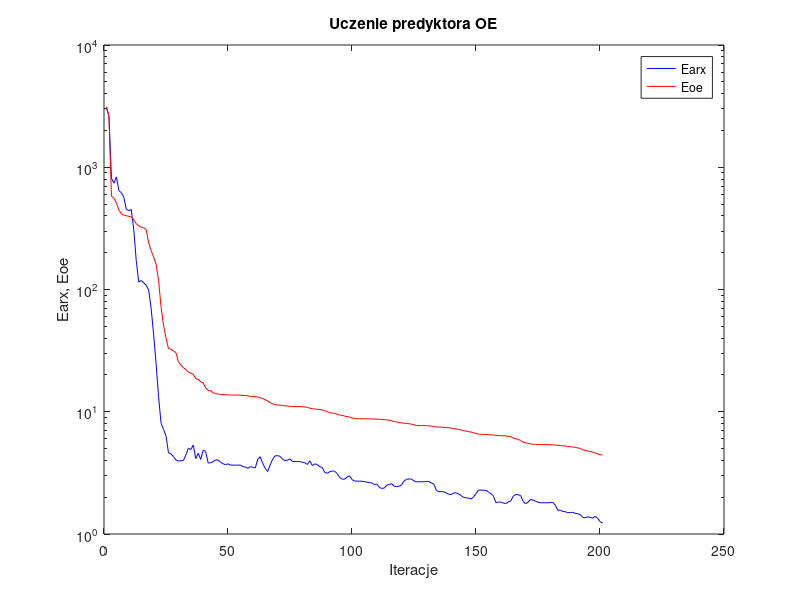
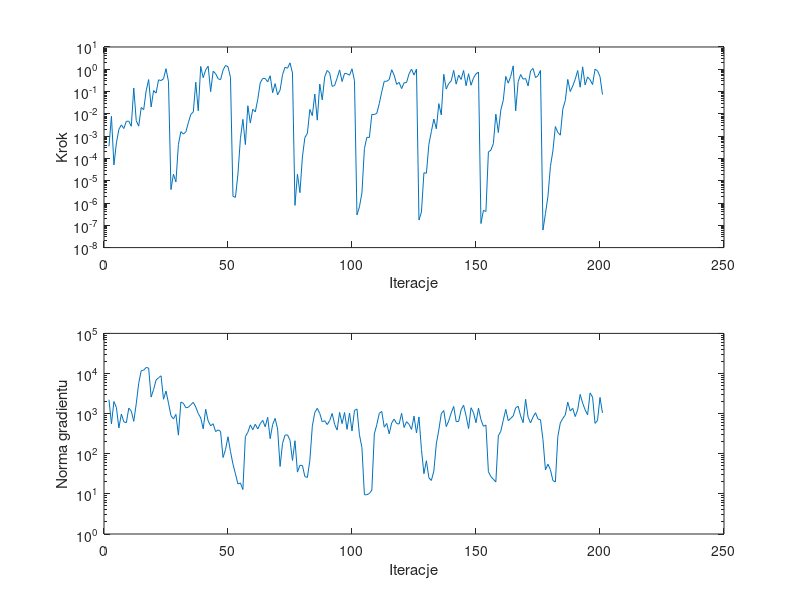

Recreate these plots in MATLAB, in order.
%uczenie predyktora oe
clear all;
n=0; farx(n+1)=3.061001e+003; foe(n+1)=3.136466e+003; wspucz(n+1)=0.000000e+000; ng(n+1)=0.000000e+000;
%odnowa zmiennej metryki
n=1; farx(n+1)=2.629510e+003; foe(n+1)=2.592339e+003; krok(n+1)=3.467612e-004; ng(n+1)=2.225903e+003;
n=2; farx(n+1)=8.126333e+002; foe(n+1)=5.803276e+002; krok(n+1)=7.815763e-003; ng(n+1)=5.540372e+002;
n=3; farx(n+1)=7.410411e+002; foe(n+1)=5.573656e+002; krok(n+1)=5.092656e-005; ng(n+1)=2.004356e+003;
n=4; farx(n+1)=8.340465e+002; foe(n+1)=5.095022e+002; krok(n+1)=5.005982e-004; ng(n+1)=1.423334e+003;
n=5; farx(n+1)=6.442806e+002; foe(n+1)=4.467296e+002; krok(n+1)=2.005784e-003; ng(n+1)=4.405643e+002;
n=6; farx(n+1)=6.191040e+002; foe(n+1)=4.162949e+002; krok(n+1)=3.207202e-003; ng(n+1)=9.781616e+002;
n=7; farx(n+1)=5.676583e+002; foe(n+1)=4.060511e+002; krok(n+1)=2.199930e-003; ng(n+1)=6.240462e+002;
n=8; farx(n+1)=4.533702e+002; foe(n+1)=4.014390e+002; krok(n+1)=4.620452e-003; ng(n+1)=5.943141e+002;
n=9; farx(n+1)=4.419080e+002; foe(n+1)=3.963875e+002; krok(n+1)=4.714228e-003; ng(n+1)=1.371831e+003;
n=10; farx(n+1)=4.511788e+002; foe(n+1)=3.924388e+002; krok(n+1)=2.774090e-003; ng(n+1)=1.152681e+003;
n=11; farx(n+1)=3.087480e+002; foe(n+1)=3.713818e+002; krok(n+1)=1.447238e-001; ng(n+1)=6.441646e+002;
n=12; farx(n+1)=1.727658e+002; foe(n+1)=3.450642e+002; krok(n+1)=4.926484e-003; ng(n+1)=1.758273e+003;
n=13; farx(n+1)=1.150360e+002; foe(n+1)=3.326358e+002; krok(n+1)=2.804195e-003; ng(n+1)=5.747190e+003;
n=14; farx(n+1)=1.184914e+002; foe(n+1)=3.223618e+002; krok(n+1)=1.927372e-002; ng(n+1)=1.176039e+004;
n=15; farx(n+1)=1.134893e+002; foe(n+1)=3.194789e+002; krok(n+1)=1.538463e-002; ng(n+1)=1.212545e+004;
n=16; farx(n+1)=1.086342e+002; foe(n+1)=3.104116e+002; krok(n+1)=1.082372e-001; ng(n+1)=1.413966e+004;
n=17; farx(n+1)=9.893489e+001; foe(n+1)=2.405996e+002; krok(n+1)=3.446734e-001; ng(n+1)=1.365508e+004;
n=18; farx(n+1)=7.029986e+001; foe(n+1)=2.083887e+002; krok(n+1)=2.049366e-002; ng(n+1)=2.583949e+003;
n=19; farx(n+1)=4.312380e+001; foe(n+1)=1.843995e+002; krok(n+1)=1.119739e-001; ng(n+1)=4.009057e+003;
n=20; farx(n+1)=2.473074e+001; foe(n+1)=1.611011e+002; krok(n+1)=8.485128e-002; ng(n+1)=6.884135e+003;
n=21; farx(n+1)=1.331289e+001; foe(n+1)=1.188234e+002; krok(n+1)=3.354651e-001; ng(n+1)=7.855055e+003;
n=22; farx(n+1)=8.076470e+000; foe(n+1)=7.226353e+001; krok(n+1)=3.112246e-001; ng(n+1)=8.762905e+003;
n=23; farx(n+1)=7.162104e+000; foe(n+1)=5.112129e+001; krok(n+1)=3.749470e-001; ng(n+1)=2.284664e+003;
n=24; farx(n+1)=6.359166e+000; foe(n+1)=4.012989e+001; krok(n+1)=1.062525e+000; ng(n+1)=3.663721e+003;
n=25; farx(n+1)=4.618657e+000; foe(n+1)=3.282791e+001; krok(n+1)=2.846355e-001; ng(n+1)=1.831456e+003;
%odnowa zmiennej metryki
n=26; farx(n+1)=4.525587e+000; foe(n+1)=3.254004e+001; krok(n+1)=4.006011e-006; ng(n+1)=8.925289e+002;
n=27; farx(n+1)=4.297687e+000; foe(n+1)=3.136294e+001; krok(n+1)=1.977673e-005; ng(n+1)=7.355185e+002;
n=28; farx(n+1)=4.036572e+000; foe(n+1)=3.046023e+001; krok(n+1)=8.818566e-006; ng(n+1)=9.620527e+002;
n=29; farx(n+1)=3.948380e+000; foe(n+1)=2.567033e+001; krok(n+1)=4.228014e-004; ng(n+1)=2.910454e+002;
n=30; farx(n+1)=3.974188e+000; foe(n+1)=2.410031e+001; krok(n+1)=1.597633e-003; ng(n+1)=1.949062e+003;
n=31; farx(n+1)=3.990142e+000; foe(n+1)=2.298757e+001; krok(n+1)=1.237443e-003; ng(n+1)=1.812441e+003;
n=32; farx(n+1)=4.416590e+000; foe(n+1)=2.211178e+001; krok(n+1)=1.563831e-003; ng(n+1)=1.400503e+003;
n=33; farx(n+1)=5.027737e+000; foe(n+1)=2.111954e+001; krok(n+1)=3.990929e-003; ng(n+1)=1.437846e+003;
n=34; farx(n+1)=4.908507e+000; foe(n+1)=2.070387e+001; krok(n+1)=9.473853e-003; ng(n+1)=1.662291e+003;
n=35; farx(n+1)=5.335680e+000; foe(n+1)=2.029776e+001; krok(n+1)=1.208515e-002; ng(n+1)=1.912775e+003;
n=36; farx(n+1)=4.138388e+000; foe(n+1)=1.858257e+001; krok(n+1)=2.635881e-001; ng(n+1)=1.460828e+003;
n=37; farx(n+1)=4.578857e+000; foe(n+1)=1.846687e+001; krok(n+1)=1.378623e-002; ng(n+1)=1.009176e+003;
n=38; farx(n+1)=4.076178e+000; foe(n+1)=1.758182e+001; krok(n+1)=1.342163e+000; ng(n+1)=7.817088e+002;
n=39; farx(n+1)=4.849379e+000; foe(n+1)=1.724125e+001; krok(n+1)=4.206609e-001; ng(n+1)=4.201264e+002;
n=40; farx(n+1)=4.725306e+000; foe(n+1)=1.567263e+001; krok(n+1)=9.372047e-001; ng(n+1)=1.286279e+003;
n=41; farx(n+1)=3.805102e+000; foe(n+1)=1.495893e+001; krok(n+1)=1.377726e+000; ng(n+1)=6.582579e+002;
n=42; farx(n+1)=3.822327e+000; foe(n+1)=1.486933e+001; krok(n+1)=9.907791e-002; ng(n+1)=4.955109e+002;
n=43; farx(n+1)=3.911015e+000; foe(n+1)=1.427711e+001; krok(n+1)=8.131859e-001; ng(n+1)=5.606810e+002;
n=44; farx(n+1)=4.039842e+000; foe(n+1)=1.407958e+001; krok(n+1)=6.361450e-001; ng(n+1)=3.562035e+002;
n=45; farx(n+1)=4.034244e+000; foe(n+1)=1.395812e+001; krok(n+1)=3.785765e-001; ng(n+1)=3.951426e+002;
n=46; farx(n+1)=3.863072e+000; foe(n+1)=1.385795e+001; krok(n+1)=3.404866e-001; ng(n+1)=3.605253e+002;
n=47; farx(n+1)=3.755552e+000; foe(n+1)=1.382336e+001; krok(n+1)=9.112329e-001; ng(n+1)=8.067623e+001;
n=48; farx(n+1)=3.687649e+000; foe(n+1)=1.376557e+001; krok(n+1)=1.484568e+000; ng(n+1)=1.267533e+002;
n=49; farx(n+1)=3.752384e+000; foe(n+1)=1.372893e+001; krok(n+1)=1.304892e+000; ng(n+1)=2.651740e+002;
n=50; farx(n+1)=3.661597e+000; foe(n+1)=1.370268e+001; krok(n+1)=4.310227e-001; ng(n+1)=1.138785e+002;
%odnowa zmiennej metryki
n=51; farx(n+1)=3.660248e+000; foe(n+1)=1.370184e+001; krok(n+1)=1.996921e-006; ng(n+1)=5.526220e+001;
n=52; farx(n+1)=3.659700e+000; foe(n+1)=1.370161e+001; krok(n+1)=1.793158e-006; ng(n+1)=3.162388e+001;
n=53; farx(n+1)=3.655153e+000; foe(n+1)=1.370078e+001; krok(n+1)=1.976919e-005; ng(n+1)=1.762849e+001;
n=54; farx(n+1)=3.671963e+000; foe(n+1)=1.367546e+001; krok(n+1)=7.740461e-004; ng(n+1)=1.873025e+001;
n=55; farx(n+1)=3.554672e+000; foe(n+1)=1.359136e+001; krok(n+1)=5.682045e-003; ng(n+1)=1.281435e+001;
n=56; farx(n+1)=3.516867e+000; foe(n+1)=1.358042e+001; krok(n+1)=4.175705e-004; ng(n+1)=2.676559e+002;
n=57; farx(n+1)=3.447451e+000; foe(n+1)=1.348499e+001; krok(n+1)=2.308292e-002; ng(n+1)=3.427519e+002;
n=58; farx(n+1)=3.555231e+000; foe(n+1)=1.332926e+001; krok(n+1)=3.868579e-003; ng(n+1)=5.239050e+002;
n=59; farx(n+1)=3.514129e+000; foe(n+1)=1.330452e+001; krok(n+1)=1.622219e-002; ng(n+1)=3.990523e+002;
n=60; farx(n+1)=3.470876e+000; foe(n+1)=1.329048e+001; krok(n+1)=1.210728e-002; ng(n+1)=5.440510e+002;
n=61; farx(n+1)=4.093460e+000; foe(n+1)=1.319519e+001; krok(n+1)=4.486659e-002; ng(n+1)=4.148039e+002;
n=62; farx(n+1)=4.289189e+000; foe(n+1)=1.303477e+001; krok(n+1)=2.464885e-001; ng(n+1)=5.616734e+002;
n=63; farx(n+1)=3.792440e+000; foe(n+1)=1.282255e+001; krok(n+1)=3.904377e-001; ng(n+1)=6.805845e+002;
n=64; farx(n+1)=3.435093e+000; foe(n+1)=1.250654e+001; krok(n+1)=3.867248e-001; ng(n+1)=4.717785e+002;
n=65; farx(n+1)=3.244175e+000; foe(n+1)=1.227590e+001; krok(n+1)=2.714701e-001; ng(n+1)=8.108919e+002;
n=66; farx(n+1)=3.672079e+000; foe(n+1)=1.185329e+001; krok(n+1)=5.131430e-001; ng(n+1)=2.382095e+002;
n=67; farx(n+1)=4.093684e+000; foe(n+1)=1.162125e+001; krok(n+1)=8.892157e-002; ng(n+1)=5.337385e+002;
n=68; farx(n+1)=4.355908e+000; foe(n+1)=1.141588e+001; krok(n+1)=2.272257e-001; ng(n+1)=7.617877e+002;
n=69; farx(n+1)=4.376947e+000; foe(n+1)=1.137160e+001; krok(n+1)=7.100297e-002; ng(n+1)=4.140994e+002;
n=70; farx(n+1)=4.314521e+000; foe(n+1)=1.132052e+001; krok(n+1)=1.160291e-001; ng(n+1)=4.826914e+001;
n=71; farx(n+1)=4.077421e+000; foe(n+1)=1.124445e+001; krok(n+1)=5.770438e-001; ng(n+1)=1.825928e+002;
n=72; farx(n+1)=3.988960e+000; foe(n+1)=1.118215e+001; krok(n+1)=1.233518e+000; ng(n+1)=2.913722e+002;
n=73; farx(n+1)=4.028457e+000; foe(n+1)=1.114369e+001; krok(n+1)=1.114269e+000; ng(n+1)=2.960278e+002;
n=74; farx(n+1)=4.108447e+000; foe(n+1)=1.108286e+001; krok(n+1)=1.941881e+000; ng(n+1)=2.178314e+002;
n=75; farx(n+1)=3.917884e+000; foe(n+1)=1.103444e+001; krok(n+1)=6.777732e-001; ng(n+1)=6.801396e+001;
%odnowa zmiennej metryki
n=76; farx(n+1)=3.918718e+000; foe(n+1)=1.103110e+001; krok(n+1)=7.855198e-007; ng(n+1)=2.113515e+002;
n=77; farx(n+1)=3.910760e+000; foe(n+1)=1.102799e+001; krok(n+1)=1.961815e-005; ng(n+1)=3.488280e+001;
n=78; farx(n+1)=3.907769e+000; foe(n+1)=1.102715e+001; krok(n+1)=2.917199e-006; ng(n+1)=5.157884e+001;
n=79; farx(n+1)=3.863633e+000; foe(n+1)=1.099073e+001; krok(n+1)=1.161197e-004; ng(n+1)=5.112668e+001;
n=80; farx(n+1)=3.825982e+000; foe(n+1)=1.093641e+001; krok(n+1)=8.687921e-004; ng(n+1)=2.697115e+001;
n=81; farx(n+1)=3.703891e+000; foe(n+1)=1.086353e+001; krok(n+1)=1.317301e-003; ng(n+1)=2.576604e+001;
n=82; farx(n+1)=3.969682e+000; foe(n+1)=1.068998e+001; krok(n+1)=1.576669e-002; ng(n+1)=6.732740e+001;
n=83; farx(n+1)=3.627612e+000; foe(n+1)=1.061371e+001; krok(n+1)=8.300976e-003; ng(n+1)=4.862501e+002;
n=84; farx(n+1)=3.748063e+000; foe(n+1)=1.052358e+001; krok(n+1)=7.729026e-002; ng(n+1)=1.068620e+003;
n=85; farx(n+1)=3.702155e+000; foe(n+1)=1.048433e+001; krok(n+1)=5.200687e-003; ng(n+1)=1.353789e+003;
n=86; farx(n+1)=3.555502e+000; foe(n+1)=1.043314e+001; krok(n+1)=2.176076e-001; ng(n+1)=1.014819e+003;
n=87; farx(n+1)=3.501502e+000; foe(n+1)=1.033242e+001; krok(n+1)=4.256083e-002; ng(n+1)=6.255396e+002;
n=88; farx(n+1)=3.191035e+000; foe(n+1)=1.020930e+001; krok(n+1)=4.641165e-001; ng(n+1)=6.661300e+002;
n=89; farx(n+1)=3.139385e+000; foe(n+1)=1.001504e+001; krok(n+1)=8.838889e-001; ng(n+1)=5.339011e+002;
n=90; farx(n+1)=3.237082e+000; foe(n+1)=9.818702e+000; krok(n+1)=6.762233e-001; ng(n+1)=6.698829e+002;
n=91; farx(n+1)=3.275634e+000; foe(n+1)=9.753534e+000; krok(n+1)=1.702433e-001; ng(n+1)=1.011510e+003;
n=92; farx(n+1)=3.263444e+000; foe(n+1)=9.706313e+000; krok(n+1)=1.881412e-001; ng(n+1)=5.385350e+002;
n=93; farx(n+1)=3.118761e+000; foe(n+1)=9.530862e+000; krok(n+1)=4.015963e-001; ng(n+1)=3.893805e+002;
n=94; farx(n+1)=2.901952e+000; foe(n+1)=9.402183e+000; krok(n+1)=9.372047e-001; ng(n+1)=1.071294e+003;
n=95; farx(n+1)=2.812044e+000; foe(n+1)=9.340385e+000; krok(n+1)=2.818076e-001; ng(n+1)=5.655257e+002;
n=96; farx(n+1)=2.805143e+000; foe(n+1)=9.212389e+000; krok(n+1)=6.522451e-001; ng(n+1)=1.065461e+003;
n=97; farx(n+1)=2.915662e+000; foe(n+1)=9.133259e+000; krok(n+1)=6.290754e-001; ng(n+1)=4.058397e+002;
n=98; farx(n+1)=2.990584e+000; foe(n+1)=9.050113e+000; krok(n+1)=5.403833e-001; ng(n+1)=1.037692e+003;
n=99; farx(n+1)=2.788516e+000; foe(n+1)=8.879011e+000; krok(n+1)=1.050152e+000; ng(n+1)=3.682982e+002;
n=100; farx(n+1)=2.713402e+000; foe(n+1)=8.834682e+000; krok(n+1)=3.054682e-001; ng(n+1)=1.205433e+003;
%odnowa zmiennej metryki
n=101; farx(n+1)=2.708701e+000; foe(n+1)=8.779926e+000; krok(n+1)=2.915059e-007; ng(n+1)=1.307399e+003;
n=102; farx(n+1)=2.706330e+000; foe(n+1)=8.773579e+000; krok(n+1)=6.744026e-007; ng(n+1)=2.976136e+002;
n=103; farx(n+1)=2.700051e+000; foe(n+1)=8.766873e+000; krok(n+1)=2.846672e-006; ng(n+1)=1.424107e+002;
n=104; farx(n+1)=2.687701e+000; foe(n+1)=8.764597e+000; krok(n+1)=2.752027e-004; ng(n+1)=9.505345e+000;
n=105; farx(n+1)=2.656261e+000; foe(n+1)=8.758078e+000; krok(n+1)=8.861138e-004; ng(n+1)=9.534520e+000;
n=106; farx(n+1)=2.631637e+000; foe(n+1)=8.754590e+000; krok(n+1)=8.713055e-004; ng(n+1)=1.022802e+001;
n=107; farx(n+1)=2.613394e+000; foe(n+1)=8.722386e+000; krok(n+1)=9.439199e-003; ng(n+1)=1.240294e+001;
n=108; farx(n+1)=2.539655e+000; foe(n+1)=8.715154e+000; krok(n+1)=9.328627e-003; ng(n+1)=3.119860e+002;
n=109; farx(n+1)=2.563139e+000; foe(n+1)=8.700050e+000; krok(n+1)=1.053841e-002; ng(n+1)=5.310054e+002;
n=110; farx(n+1)=2.409972e+000; foe(n+1)=8.685399e+000; krok(n+1)=2.900728e-002; ng(n+1)=1.018555e+003;
n=111; farx(n+1)=2.357478e+000; foe(n+1)=8.641531e+000; krok(n+1)=9.809225e-002; ng(n+1)=1.133080e+003;
n=112; farx(n+1)=2.376241e+000; foe(n+1)=8.622675e+000; krok(n+1)=2.886121e-001; ng(n+1)=4.601971e+002;
n=113; farx(n+1)=2.504214e+000; foe(n+1)=8.562150e+000; krok(n+1)=2.893371e-001; ng(n+1)=5.701466e+002;
n=114; farx(n+1)=2.543002e+000; foe(n+1)=8.527356e+000; krok(n+1)=3.444314e-001; ng(n+1)=3.137575e+002;
n=115; farx(n+1)=2.576816e+000; foe(n+1)=8.439008e+000; krok(n+1)=9.526777e-001; ng(n+1)=5.883996e+002;
n=116; farx(n+1)=2.460438e+000; foe(n+1)=8.318980e+000; krok(n+1)=5.461275e-001; ng(n+1)=7.319159e+002;
n=117; farx(n+1)=2.442880e+000; foe(n+1)=8.249824e+000; krok(n+1)=2.106628e-001; ng(n+1)=5.666492e+002;
n=118; farx(n+1)=2.458231e+000; foe(n+1)=8.168701e+000; krok(n+1)=2.577175e-001; ng(n+1)=5.509821e+002;
n=119; farx(n+1)=2.527579e+000; foe(n+1)=8.111427e+000; krok(n+1)=1.357350e-001; ng(n+1)=1.017925e+003;
n=120; farx(n+1)=2.717190e+000; foe(n+1)=8.051657e+000; krok(n+1)=2.461541e-001; ng(n+1)=4.508955e+002;
n=121; farx(n+1)=2.803351e+000; foe(n+1)=8.026151e+000; krok(n+1)=2.561085e-001; ng(n+1)=6.294919e+002;
n=122; farx(n+1)=2.821943e+000; foe(n+1)=7.977713e+000; krok(n+1)=6.268073e-001; ng(n+1)=5.413108e+002;
n=123; farx(n+1)=2.815133e+000; foe(n+1)=7.914144e+000; krok(n+1)=1.015323e+000; ng(n+1)=4.031056e+002;
n=124; farx(n+1)=2.712262e+000; foe(n+1)=7.818979e+000; krok(n+1)=5.520515e-001; ng(n+1)=8.684231e+002;
n=125; farx(n+1)=2.675881e+000; foe(n+1)=7.726115e+000; krok(n+1)=1.015268e+000; ng(n+1)=3.299496e+002;
%odnowa zmiennej metryki
n=126; farx(n+1)=2.675026e+000; foe(n+1)=7.712729e+000; krok(n+1)=1.720047e-007; ng(n+1)=8.268020e+002;
n=127; farx(n+1)=2.675327e+000; foe(n+1)=7.712130e+000; krok(n+1)=3.937857e-007; ng(n+1)=1.275954e+002;
n=128; farx(n+1)=2.673659e+000; foe(n+1)=7.709332e+000; krok(n+1)=2.277170e-005; ng(n+1)=3.189023e+001;
n=129; farx(n+1)=2.689558e+000; foe(n+1)=7.694008e+000; krok(n+1)=2.170937e-005; ng(n+1)=6.706578e+001;
n=130; farx(n+1)=2.683403e+000; foe(n+1)=7.677330e+000; krok(n+1)=4.302964e-004; ng(n+1)=2.513376e+001;
n=131; farx(n+1)=2.613341e+000; foe(n+1)=7.636783e+000; krok(n+1)=1.611746e-003; ng(n+1)=2.161317e+001;
n=132; farx(n+1)=2.554761e+000; foe(n+1)=7.548713e+000; krok(n+1)=5.852382e-003; ng(n+1)=3.710937e+001;
n=133; farx(n+1)=2.279044e+000; foe(n+1)=7.512907e+000; krok(n+1)=2.133311e-003; ng(n+1)=1.764037e+002;
n=134; farx(n+1)=2.216255e+000; foe(n+1)=7.497059e+000; krok(n+1)=2.876644e-002; ng(n+1)=3.912077e+002;
n=135; farx(n+1)=2.235365e+000; foe(n+1)=7.493642e+000; krok(n+1)=8.956895e-003; ng(n+1)=9.955896e+002;
n=136; farx(n+1)=2.211907e+000; foe(n+1)=7.437441e+000; krok(n+1)=5.945315e-001; ng(n+1)=1.200496e+003;
n=137; farx(n+1)=2.171343e+000; foe(n+1)=7.425706e+000; krok(n+1)=1.294832e-001; ng(n+1)=4.749671e+002;
n=138; farx(n+1)=2.111538e+000; foe(n+1)=7.390403e+000; krok(n+1)=2.295125e-001; ng(n+1)=6.599621e+002;
n=139; farx(n+1)=2.107058e+000; foe(n+1)=7.355533e+000; krok(n+1)=2.985161e-001; ng(n+1)=1.041250e+003;
n=140; farx(n+1)=2.165799e+000; foe(n+1)=7.276900e+000; krok(n+1)=8.904025e-001; ng(n+1)=1.513853e+003;
n=141; farx(n+1)=2.170503e+000; foe(n+1)=7.243449e+000; krok(n+1)=2.160660e-001; ng(n+1)=6.346260e+002;
n=142; farx(n+1)=2.125446e+000; foe(n+1)=7.164419e+000; krok(n+1)=5.491644e-001; ng(n+1)=6.378135e+002;
n=143; farx(n+1)=2.064306e+000; foe(n+1)=7.110991e+000; krok(n+1)=3.485301e-001; ng(n+1)=1.245521e+003;
n=144; farx(n+1)=1.987879e+000; foe(n+1)=6.989992e+000; krok(n+1)=8.838889e-001; ng(n+1)=1.623072e+003;
n=145; farx(n+1)=1.976294e+000; foe(n+1)=6.947614e+000; krok(n+1)=1.827549e-001; ng(n+1)=8.748886e+002;
n=146; farx(n+1)=1.966207e+000; foe(n+1)=6.874549e+000; krok(n+1)=6.293018e-001; ng(n+1)=4.247926e+002;
n=147; farx(n+1)=1.931438e+000; foe(n+1)=6.821194e+000; krok(n+1)=1.919924e-001; ng(n+1)=1.402129e+003;
n=148; farx(n+1)=2.013630e+000; foe(n+1)=6.739987e+000; krok(n+1)=4.108715e-001; ng(n+1)=1.049759e+003;
n=149; farx(n+1)=2.139350e+000; foe(n+1)=6.637309e+000; krok(n+1)=6.224492e-001; ng(n+1)=5.936373e+002;
n=150; farx(n+1)=2.288646e+000; foe(n+1)=6.553868e+000; krok(n+1)=7.491049e-001; ng(n+1)=1.370018e+003;
%odnowa zmiennej metryki
n=151; farx(n+1)=2.287081e+000; foe(n+1)=6.541902e+000; krok(n+1)=1.201920e-007; ng(n+1)=7.058270e+002;
n=152; farx(n+1)=2.281899e+000; foe(n+1)=6.525094e+000; krok(n+1)=4.680051e-007; ng(n+1)=4.823996e+002;
n=153; farx(n+1)=2.275963e+000; foe(n+1)=6.508348e+000; krok(n+1)=4.165909e-007; ng(n+1)=5.222097e+002;
n=154; farx(n+1)=2.206781e+000; foe(n+1)=6.485217e+000; krok(n+1)=1.955288e-004; ng(n+1)=3.569226e+001;
n=155; farx(n+1)=2.134987e+000; foe(n+1)=6.469799e+000; krok(n+1)=2.353374e-004; ng(n+1)=2.689975e+001;
n=156; farx(n+1)=2.052510e+000; foe(n+1)=6.456783e+000; krok(n+1)=4.658537e-004; ng(n+1)=2.319770e+001;
n=157; farx(n+1)=1.812603e+000; foe(n+1)=6.392746e+000; krok(n+1)=9.698882e-003; ng(n+1)=1.992043e+001;
n=158; farx(n+1)=1.821141e+000; foe(n+1)=6.384128e+000; krok(n+1)=1.457334e-003; ng(n+1)=2.799658e+002;
n=159; farx(n+1)=1.825852e+000; foe(n+1)=6.373415e+000; krok(n+1)=1.473291e-002; ng(n+1)=3.631229e+002;
n=160; farx(n+1)=1.790340e+000; foe(n+1)=6.363013e+000; krok(n+1)=4.076532e-002; ng(n+1)=6.873410e+002;
n=161; farx(n+1)=1.774889e+000; foe(n+1)=6.336426e+000; krok(n+1)=4.803134e-001; ng(n+1)=1.274959e+003;
n=162; farx(n+1)=1.825809e+000; foe(n+1)=6.305992e+000; krok(n+1)=2.381694e-001; ng(n+1)=6.684202e+002;
n=163; farx(n+1)=1.860560e+000; foe(n+1)=6.263968e+000; krok(n+1)=4.854703e-001; ng(n+1)=7.619528e+002;
n=164; farx(n+1)=2.035714e+000; foe(n+1)=6.083367e+000; krok(n+1)=1.422745e+000; ng(n+1)=8.761318e+002;
n=165; farx(n+1)=2.107119e+000; foe(n+1)=6.022311e+000; krok(n+1)=1.364590e-002; ng(n+1)=1.397279e+003;
n=166; farx(n+1)=2.094836e+000; foe(n+1)=5.933464e+000; krok(n+1)=2.818076e-001; ng(n+1)=1.528684e+003;
n=167; farx(n+1)=2.065651e+000; foe(n+1)=5.823099e+000; krok(n+1)=5.824576e-001; ng(n+1)=8.783478e+002;
n=168; farx(n+1)=1.852169e+000; foe(n+1)=5.645683e+000; krok(n+1)=3.589369e-001; ng(n+1)=5.945677e+002;
n=169; farx(n+1)=1.768404e+000; foe(n+1)=5.567520e+000; krok(n+1)=3.881773e-001; ng(n+1)=2.286627e+003;
n=170; farx(n+1)=1.822535e+000; foe(n+1)=5.523509e+000; krok(n+1)=1.794685e-001; ng(n+1)=8.179367e+002;
n=171; farx(n+1)=1.919114e+000; foe(n+1)=5.453910e+000; krok(n+1)=8.457767e-001; ng(n+1)=5.876507e+002;
n=172; farx(n+1)=1.892104e+000; foe(n+1)=5.423505e+000; krok(n+1)=1.091740e+000; ng(n+1)=8.211656e+002;
n=173; farx(n+1)=1.857279e+000; foe(n+1)=5.411144e+000; krok(n+1)=4.206609e-001; ng(n+1)=1.054110e+003;
n=174; farx(n+1)=1.819706e+000; foe(n+1)=5.399421e+000; krok(n+1)=5.203615e-001; ng(n+1)=7.313041e+002;
n=175; farx(n+1)=1.800829e+000; foe(n+1)=5.388197e+000; krok(n+1)=8.885059e-001; ng(n+1)=7.076585e+002;
%odnowa zmiennej metryki
n=176; farx(n+1)=1.800950e+000; foe(n+1)=5.387854e+000; krok(n+1)=6.110817e-008; ng(n+1)=2.261528e+002;
n=177; farx(n+1)=1.800807e+000; foe(n+1)=5.387780e+000; krok(n+1)=3.330708e-007; ng(n+1)=3.949829e+001;
n=178; farx(n+1)=1.800091e+000; foe(n+1)=5.387149e+000; krok(n+1)=1.948244e-006; ng(n+1)=5.492348e+001;
n=179; farx(n+1)=1.812025e+000; foe(n+1)=5.373485e+000; krok(n+1)=4.341873e-005; ng(n+1)=4.018586e+001;
n=180; farx(n+1)=1.812922e+000; foe(n+1)=5.369794e+000; krok(n+1)=2.178502e-004; ng(n+1)=2.162518e+001;
n=181; farx(n+1)=1.718538e+000; foe(n+1)=5.334427e+000; krok(n+1)=2.690870e-003; ng(n+1)=1.979545e+001;
n=182; farx(n+1)=1.562404e+000; foe(n+1)=5.312379e+000; krok(n+1)=1.462416e-003; ng(n+1)=2.703306e+002;
n=183; farx(n+1)=1.568423e+000; foe(n+1)=5.298277e+000; krok(n+1)=1.106947e-003; ng(n+1)=5.876119e+002;
n=184; farx(n+1)=1.526351e+000; foe(n+1)=5.264531e+000; krok(n+1)=1.626130e-002; ng(n+1)=7.599988e+002;
n=185; farx(n+1)=1.523619e+000; foe(n+1)=5.255636e+000; krok(n+1)=3.950757e-002; ng(n+1)=9.275510e+002;
n=186; farx(n+1)=1.492114e+000; foe(n+1)=5.189566e+000; krok(n+1)=3.510640e-001; ng(n+1)=1.931076e+003;
n=187; farx(n+1)=1.498481e+000; foe(n+1)=5.176573e+000; krok(n+1)=1.001107e-001; ng(n+1)=1.162933e+003;
n=188; farx(n+1)=1.505474e+000; foe(n+1)=5.143695e+000; krok(n+1)=1.775417e-001; ng(n+1)=1.357706e+003;
n=189; farx(n+1)=1.478292e+000; foe(n+1)=5.117720e+000; krok(n+1)=3.550835e-001; ng(n+1)=8.469940e+002;
n=190; farx(n+1)=1.464721e+000; foe(n+1)=5.061910e+000; krok(n+1)=8.771846e-001; ng(n+1)=1.243819e+003;
n=191; farx(n+1)=1.443997e+000; foe(n+1)=5.009525e+000; krok(n+1)=1.568337e-001; ng(n+1)=3.009142e+003;
n=192; farx(n+1)=1.368347e+000; foe(n+1)=4.887587e+000; krok(n+1)=1.289256e+000; ng(n+1)=1.829481e+003;
n=193; farx(n+1)=1.356196e+000; foe(n+1)=4.843252e+000; krok(n+1)=1.981558e-001; ng(n+1)=1.248743e+003;
n=194; farx(n+1)=1.381596e+000; foe(n+1)=4.779937e+000; krok(n+1)=4.536903e-001; ng(n+1)=9.346746e+002;
n=195; farx(n+1)=1.370559e+000; foe(n+1)=4.737922e+000; krok(n+1)=3.375584e-001; ng(n+1)=3.281854e+003;
n=196; farx(n+1)=1.347985e+000; foe(n+1)=4.676911e+000; krok(n+1)=2.056099e-001; ng(n+1)=2.584579e+003;
n=197; farx(n+1)=1.392088e+000; foe(n+1)=4.605054e+000; krok(n+1)=1.007999e+000; ng(n+1)=5.715561e+002;
n=198; farx(n+1)=1.352422e+000; foe(n+1)=4.518361e+000; krok(n+1)=8.551844e-001; ng(n+1)=6.779544e+002;
n=199; farx(n+1)=1.264239e+000; foe(n+1)=4.454097e+000; krok(n+1)=4.698917e-001; ng(n+1)=2.534423e+003;
n=200; farx(n+1)=1.227838e+000; foe(n+1)=4.430470e+000; krok(n+1)=7.370577e-002; ng(n+1)=1.040392e+003;

figure; semilogy(farx,'b'); hold on; semilogy(foe,'r'); xlabel('Iteracje'); ylabel('Earx, Eoe'); legend('Earx','Eoe'); title('Uczenie predyktora OE');
figure; subplot(2,1,1); semilogy(krok); xlabel('Iteracje'); ylabel('Krok');
subplot(2,1,2); semilogy(ng); xlabel('Iteracje'); ylabel('Norma gradientu');
Earx=farx(n+1)
Eoe=foe(n+1)
